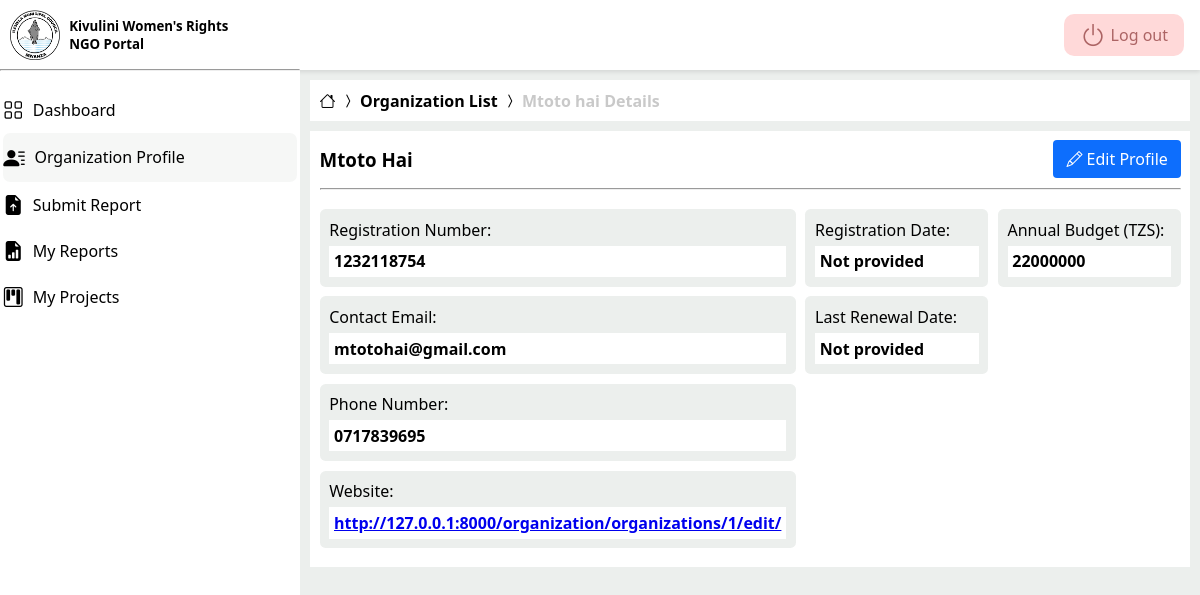
The page /organizations/2/ (signed in) on the database its author committed.
### user_account/models.py (models this page shows, shortened)
class OrganizationProfile(models.Model):
  user = models.OneToOneField(settings.AUTH_USER_MODEL, on_delete=models.CASCADE)
  photo = models.ImageField(upload_to='users/%Y/%m/%d/', blank=True)
  registration_number = models.CharField(max_length=20, unique=True)
  phone_number = models.CharField(max_length=15)
  registration_certificate = models.FileField(upload_to='ngo_docs/%Y/%m/%d/', blank=True)
  is_verified = models.BooleanField(default=False)
  website = models.URLField(blank=True)
  annual_budget = models.DecimalField(max_digits=14, decimal_places=2, null=True,blank=True)
  registration_date = models.DateField(null=True, blank=True )
  date_established = models.DateField(null=True, blank=True)

### organization/views.py (the view)
# urls.py: path('organizations/<int:id>/', views.organization_detail, name='organization_detail'),
def organization_detail(request, id):
  organization = get_object_or_404(
    OrganizationProfile.objects.select_related('user'),
    pk=id
  )
  context = {
    'organization': organization,
    'section' : 'organization',
  }
  return render(request, 'organization/details.html', context)

### organization/templates/organization/details.html (shortened to what this page needs)
{% extends 'user_account/base.html' %}
{% block content %}
<section class="organization-details">
  <div class="breadcrumb">
    <a href="{% url 'user_account:dashboard' %}" class="bread-item">
      <i class="bi bi-house"></i>
    </a>
    <i class="bi bi-chevron-compact-right"></i>
    <a href="{% url 'organization:organization_list' %}" class="bread-item">
      <b>Organization List</b>
    </a>
    <i class="bi bi-chevron-compact-right"></i>
    <a href="admin-dashboard.html" class="bread-item active-link">
      <b>{{ organization.user.first_name }} Details</b>
    </a>
  </div>
  <div class="organization-detail">
    <div class="top">
      <h1>{{ organization.user.first_name }}</h1>
      {% if user == organization.user or user.is_staff %}
        <div class="edit-link">
          <a href="{% url 'organization:organization_edit' organization.id %}" class="btn btn-brand">
            <i class="bi bi-pencil"></i> Edit Profile
          </a>
        </div>
      {% endif %}
    </div>
    <hr>
    <div class="organization-info">
      <div class="basic-info">
          <dl>
            <div class="detail-item">
              <dt>Registration Number:</dt>
              <dd>{{ organization.registration_number }}</dd>
            </div>
            <div class="detail-item">
              <dt>Contact Email:</dt>
              <dd>{{ organization.user.email }}</dd>
            </div>
            <div class="detail-item">
              <dt>Phone Number:</dt>
              <dd>{{ organization.phone_number }}</dd>
            </div>
            <div class="detail-item">
              <dt>Website:</dt>
              <dd>
                  {% if organization.website %}
                  <a href="{{ organization.website }}" target="_blank">{{ organization.website }}</a>
                  {% else %}
                  Not provided
                  {% endif %}
              </dd>
            </div>
          </dl>
      </div>
      <div class="compliance-info">
          <dl>
            <div class="detail-item">
              <dt>Registration Date:</dt>
              <dd>{{ organization.registration_date|default:"Not provided" }}</dd>
            </div>
            <div class="detail-item">
              <dt>Last Renewal Date:</dt>
              <dd>{{ organization.last_renewal_date|default:"Not provided" }}</dd>
            </div>
          </dl>
      </div>
      <div class="operations-info">
            <div class="detail-item">
              <dt>Annual Budget (TZS):</dt>
              <dd>
                  {% if organization.annual_budget %}
                  {{ organization.annual_budget|floatformat:"0" }}
                  {% else %}
                  Not disclosed
                  {% endif %}
              </dd>
            </div>
      </div>
    </div>
  </div>
</section>
{% endblock %}

### user_account/templates/user_account/base.html (shortened to what this page needs)
{% load static %}
<!DOCTYPE html>
<html lang="en">
<head>
  <link rel="stylesheet" href="{% static 'style/style.css' %}">
  <link rel="stylesheet" href="https://cdnjs.cloudflare.com/ajax/libs/bootstrap-icons/1.11.1/font/bootstrap-icons.min.css">
</head>
<body>
  {% if user.is_authenticated %}
  <header>
    <a href="{% url 'user_account:logout' %}" class="logout">
      <i class="bi bi-power"></i>
      <p>Log out</p>
    </a>
  </header>
  <main>
    <aside>
      <div class="sidenav">
        <div class="profile">
          <div class="prof-img">
            <img src="{% static 'images/ILEMELA 1.png' %}" alt="profile-img">
          </div>
          <div>
            <h5>Kivulini Women's Rights</h5>
            <h5>NGO Portal</h5>
          </div>
        </div>
      </div>
      <hr>
      <ul class="sidenav-links">
        <li {% if section == 'dashboard' %} class="active-link" {% endif %}>
          <a href="{% url 'user_account:dashboard' %}" class="sidenav-link">
            <i class="bi bi-grid"></i>
            <p>Dashboard</p>
          </a>
        </li>
        {% if user.is_staff %}
        <li {% if section == 'organization' %} class="active-link" {% endif %}>
          <a href="{% url 'organization:organization_list' %}"  class="sidenav-link">
            <i class="bi bi-globe"></i>
            <p>Organizations List</p>
          </a>
        </li>
        {% else %}
        <li {% if section == 'organization' %} class="active-link" {% endif %}>
          <a href="{% url 'organization:organization_detail' id=request.user.organizationprofile.id %}"  class="sidenav-link">
            <i class="bi bi-person-lines-fill"></i>
            <p>Organization Profile</p>
          </a>
        </li>
        {% endif %}
        {% if user.is_staff %}
        <li {% if section == 'report' %} class="active-link" {% endif %}>
          <a href="#"  class="sidenav-link">
            <i class="bi bi-file-earmark-arrow-up-fill"></i>
            <p>Submitted Reports</p>
          </a>
        </li>
        {% else %}
        <li {% if section == 'report' %} class="active-link" {% endif %}>
          <a href="#"  class="sidenav-link">
            <i class="bi bi-file-earmark-arrow-up-fill"></i>
            <p>Submit Report</p>
          </a>
        </li>
        <li {% if section == 'report' %} class="active-link" {% endif %}>
          <a href="#" class="sidenav-link">
            <i class="bi bi-file-earmark-bar-graph-fill"></i>
            <p>My Reports</p>
          </a>
        </li>
        {% endif %}
        {% if user.is_staff %}
        <li {% if section == 'project' %} class="active-link" {% endif %}>
          <a href="#" class="sidenav-link">
            <i class="bi bi-kanban"></i>
            <p>Projects</p>
          </a>
        </li>
        {% else %}
        <li {% if section == 'project' %} class="active-link" {% endif %}>
          <a href="#" class="sidenav-link">
            <i class="bi bi-kanban"></i>
            <p>My Projects</p>
          </a>
        </li>
        {% endif %}
      </ul>
    </aside>
    <section class="main-content">
      {% block content %} {% endblock %}
    </section>
  </main>
  {% endif %}
</body>
</html>

### user_account/static/style/root.css (style rules this page uses)
ul li { list-style: none; }
:root { --primary-font: 'Segoe UI', sans-serif; --gray: #ecefed; --white: white; --black: black; --bs-blue: #0d6efd; --bs-indigo: #6610f2; --bs-purple: #6f42c1; --bs-pink: #d63384; --bs-red: #dc3545; --bs-orange: #fd7e14; --bs-yellow: #ffc107; --bs-green: #198754; --bs-teal: #20c997; --bs-cyan: #0dcaf0; --radius: .625rem; --shadow1: 0 2px 4px rgba(0, 0, 0, 0.1); }
body { background-color: var(--gray); font-family: var(--primary-font); }
img { display: block; width: 100%; }

### user_account/static/style/components.css (style rules this page uses)
.btn { display: inline-block; font-weight: 400; line-height: 1.5; color: #212529; text-align: center; text-decoration: none; vertical-align: middle; cursor: pointer; -webkit-user-select: none; -moz-user-select: none; user-select: none; background-color: transparent; border: 1px solid transparent; padding: 0.375rem 0.75rem; font-size: 1rem; border-radius: 0.25rem; font-family: var(--primary-font); }
.btn-brand { background-color: var(--bs-blue); color: var(--white); font-weight: 500; }

### user_account/templates/user_account/base.html (style rules this page uses)
.breadcrumb { background-color: var(--white); padding: .6rem; }
.breadcrumb a { text-decoration: none; color: var(--black); }
.breadcrumb .active-link { color: rgb(201, 201, 201); }
header { position: fixed; top: 0; left: 0; right: 0; display: flex; align-items: center; justify-content: space-between; padding: .3rem 1rem; background-color: var(--white); box-shadow: var(--shadow1); }
header .logout { display: flex; align-items: center; gap: .3rem; background-color: rgba(255, 0, 0, 0.15); color: rgba(102, 0, 0, 0.541); padding: .2rem 1rem; border-radius: var(--radius); margin: .6rem 0; text-decoration: none; }
header .logout i { display: block; font-size: 1.6rem; }
aside { position: fixed; top: 0; left: 0; background-color: var(--white); width: 300px; min-height: 100%; }
aside .profile { display: flex; align-items: center; margin: .6rem; gap: .6rem; }
aside .profile .prof-img { width: 50px; height: 50px; overflow: hidden; object-fit: contain; }
aside .sidenav-links { margin: 1rem .2rem; }
aside .sidenav-link { text-decoration: none; display: flex; align-items: center; gap: .6rem; color: black; padding: .6rem 0; }
aside .sidenav-link i { font-size: 1.25rem; }
aside .active-link { font-weight: 500; background-color: #ecefed79; border-radius: .45rem; }
aside .active-link i { font-size: 1.35rem; }
.main-content { margin: 5rem .6rem 0 310px; }

### organization/templates/organization/details.html (style rules this page uses)
.organization-detail, .edit-form { background-color: var(--white); margin: .6rem 0; padding: .6rem; }
.organization-detail .top { display: flex; align-items: center; justify-content: space-between; }
.organization-detail hr { margin: .6rem 0; }
.organization-detail h1 { text-transform: capitalize; }
.organization-detail .organization-info { display: grid; grid-template-columns: repeat(3, 1fr); gap: .6rem; }
.organization-detail .detail-item { background-color: var(--gray); margin: .6rem 0; padding: .6rem; border-radius: .35rem; }
.organization-detail .detail-item dd { background-color: var(--white); padding: .3rem; margin-top: .3rem; font-weight: 600; }

### rows shown on the page
OrganizationProfile: user.first_name "Mtoto hai", user.first_name "Mtoto Hai", registration_number "1232118754", user.email "mtotohai@gmail.com", phone_number "0717839695", website "http://127.0.0.1:8000/organization/organizations/1/edit/", registration_date "Not provided", annual_budget "22000000"

### other values the page prints
{{ organization.last_renewal_date|default:"Not provided" }} "Not provided"
